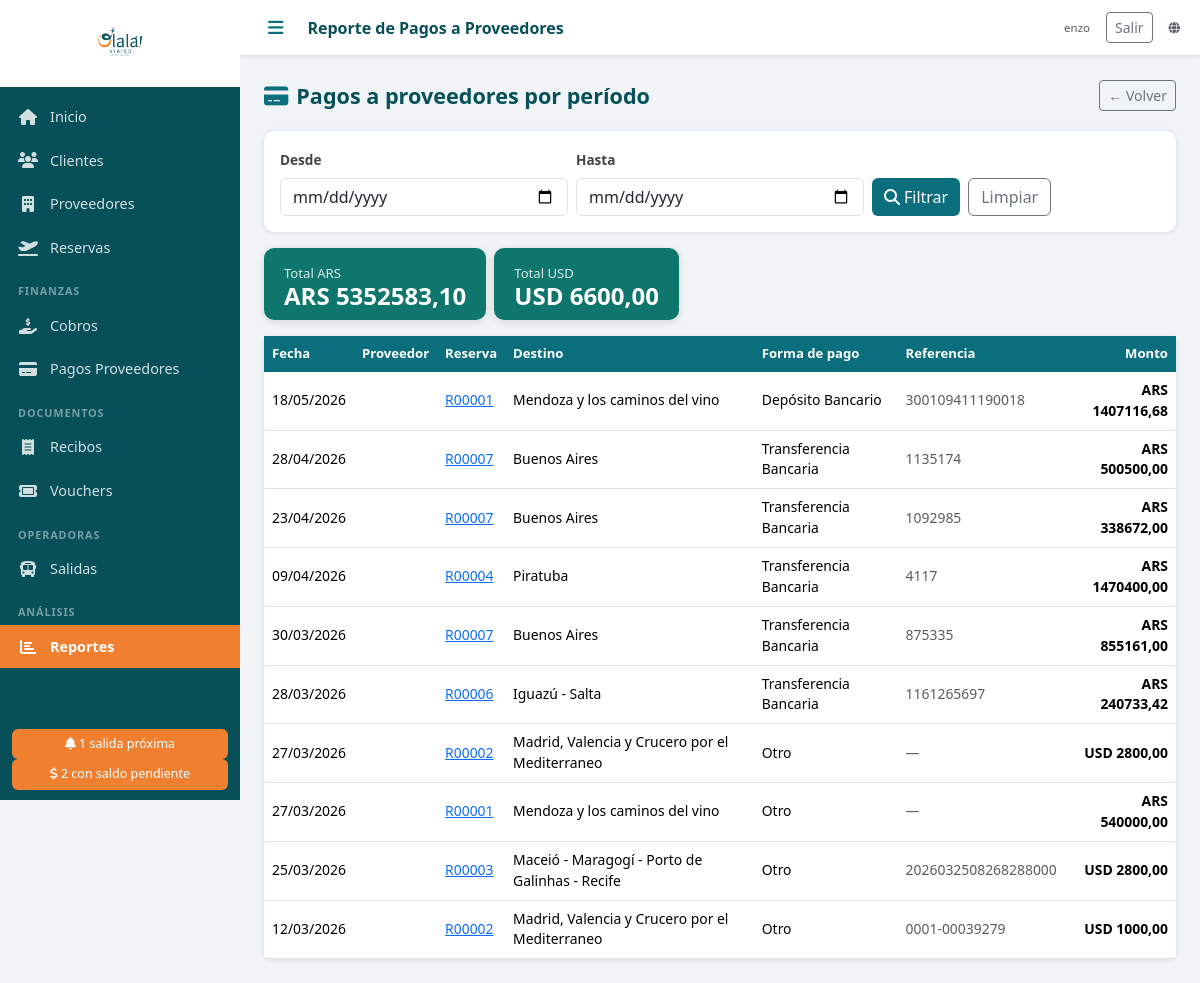
Page /reportes/pagos/ (signed in) on the committed database.
### agencia/models.py (models this page shows, shortened)
class PagoProveedor(models.Model):
    reserva = models.ForeignKey(Reserva, on_delete=models.PROTECT, related_name='pagos_proveedor', verbose_name='Reserva')
    fecha = models.DateField('Fecha')
    monto = models.DecimalField('Monto', max_digits=12, decimal_places=2)
    moneda = models.CharField('Moneda', max_length=3, choices=MONEDAS, default='ARS')
    forma_pago = models.CharField('Forma de pago', max_length=20, choices=FORMAS_PAGO)
    referencia = models.CharField('Referencia / Nro. comprobante', max_length=200, blank=True)
    notas = models.TextField('Notas', blank=True)
    comprobante = models.FileField('Comprobante', upload_to='comprobantes/', blank=True, null=True)
    created_at = models.DateTimeField(auto_now_add=True)
    class Meta:
        verbose_name = 'Pago a Proveedor'
        verbose_name_plural = 'Pagos a Proveedores'
        ordering = ['-fecha']

class Reserva(models.Model):
    ESTADOS = [
        ('PENDIENTE', 'Pendiente'),
        ('CONFIRMADA', 'Confirmada'),
        ('EN_CURSO', 'En curso'),
        ('COMPLETADA', 'Completada'),
        ('CANCELADA', 'Cancelada'),
    ]
    numero = models.CharField('Nro. Reserva', max_length=20, unique=True, blank=True)
    cliente = models.ForeignKey(Cliente, on_delete=models.PROTECT, verbose_name='Cliente titular', related_name='reservas')
    descripcion = models.TextField('Descripción / Observaciones', blank=True)
    destino = models.CharField('Destino', max_length=200)
    fecha_salida = models.DateField('Fecha de salida')
    fecha_regreso = models.DateField('Fecha de regreso', null=True, blank=True)
    pasajeros_adicionales = models.ManyToManyField(
        Cliente, related_name='reservas_como_pasajero',
        blank=True, verbose_name='Pasajeros adicionales'
    )
    precio_venta = models.DecimalField('Precio de venta', max_digits=12, decimal_places=2, default=0)
    moneda_venta = models.CharField('Moneda venta', max_length=3, choices=MONEDAS, default='ARS')
    comision_porcentaje = models.DecimalField('Comisión (%)', max_digits=5, decimal_places=2, default=0)
    estado = models.CharField('Estado', max_length=20, choices=ESTADOS, default='PENDIENTE')
    notas = models.TextField('Notas internas', blank=True)
    created_at = models.DateTimeField(auto_now_add=True)
    updated_at = models.DateTimeField(auto_now=True)
    class Meta:
        verbose_name = 'Reserva'
        verbose_name_plural = 'Reservas'
        ordering = ['fecha_salida']

### agencia/views.py (the view)
# urls.py: path('reportes/pagos/', login_required(views.reporte_pagos), name='reporte_pagos'),
def reporte_pagos(request):
    desde = request.GET.get('desde', '')
    hasta = request.GET.get('hasta', '')
    pagos = PagoProveedor.objects.select_related('reserva__cliente').prefetch_related('reserva__servicios__proveedor').all()
    if desde:
        pagos = pagos.filter(fecha__gte=desde)
    if hasta:
        pagos = pagos.filter(fecha__lte=hasta)
    totales = {}
    for p in pagos:
        totales[p.moneda] = totales.get(p.moneda, Decimal('0')) + p.monto
    return render(request, 'reportes/pagos.html', {
        'pagos': pagos,
        'totales': totales,
        'desde': desde,
        'hasta': hasta,
        'simbolos': SIMBOLOS_MONEDA,
    })

### templates/reportes/pagos.html (shortened to what this page needs)
{% extends 'base.html' %}
{% block topbar_title %}Reporte de Pagos a Proveedores{% endblock %}
{% block content %}
<div class="page-header">
  <h2><i class="fas fa-credit-card me-2 text-teal"></i>Pagos a proveedores por período</h2>
  <a href="{% url 'reportes' %}" class="btn btn-outline-secondary btn-sm">← Volver</a>
</div>
<div class="card mb-3">
  <div class="card-body">
    <form method="get" class="row g-2 align-items-end">
      <div class="col-md-4">
        <label class="form-label">Desde</label>
        <input type="date" name="desde" value="{{ desde }}" class="form-control">
      </div>
      <div class="col-md-4">
        <label class="form-label">Hasta</label>
        <input type="date" name="hasta" value="{{ hasta }}" class="form-control">
      </div>
      <div class="col-md-4 d-flex gap-2">
        <button class="btn btn-teal" type="submit"><i class="fas fa-search me-1"></i>Filtrar</button>
        <a href="{% url 'reporte_pagos' %}" class="btn btn-outline-secondary">Limpiar</a>
      </div>
    </form>
  </div>
</div>
{% if totales %}
<div class="row g-2 mb-3">
  {% for moneda, total in totales.items %}
  <div class="col-auto">
    <div class="stat-card" style="background:#0f766e;padding:12px 20px">
      <div class="stat-label">Total {{ moneda }}</div>
      <div class="stat-number" style="font-size:1.5rem">{{ moneda }} {{ total|floatformat:2 }}</div>
    </div>
  </div>
  {% endfor %}
</div>
{% endif %}
<div class="card">
  <div class="table-responsive">
    <table class="table table-hover mb-0">
      <thead><tr><th>Fecha</th><th>Proveedor</th><th>Reserva</th><th>Destino</th><th>Forma de pago</th><th>Referencia</th><th class="text-end">Monto</th></tr></thead>
      <tbody>
        {% for p in pagos %}
        <tr>
          <td>{{ p.fecha|date:"d/m/Y" }}</td>
          <td>{{ p.reserva.proveedor }}</td>
          <td><a href="{% url 'reserva_detalle' p.reserva.pk %}">{{ p.reserva.numero }}</a></td>
          <td class="small">{{ p.reserva.destino }}</td>
          <td>{{ p.get_forma_pago_display }}</td>
          <td class="small text-muted">{{ p.referencia|default:"—" }}</td>
          <td class="text-end fw-bold moneda-{{ p.moneda }}">{{ p.moneda }} {{ p.monto|floatformat:2 }}</td>
        </tr>
        {% empty %}
        <tr><td colspan="7" class="text-center text-muted py-4">No hay pagos en el período seleccionado.</td></tr>
        {% endfor %}
      </tbody>
    </table>
  </div>
</div>
{% endblock %}

### templates/base.html (shortened to what this page needs)
<!DOCTYPE html>
<html lang="es">
<head>
  {% load static %}
  <link rel="stylesheet" href="https://cdn.jsdelivr.net/npm/bootstrap@5.3.2/dist/css/bootstrap.min.css">
  <link rel="stylesheet" href="https://cdnjs.cloudflare.com/ajax/libs/font-awesome/6.5.0/css/all.min.css">
  <link rel="stylesheet" href="{% static 'css/olala.css' %}">
</head>
<body>
<div class="sidebar" id="sidebar">
  <div class="sidebar-logo">
    <img src="{% static 'img/logo.png' %}" alt="Olalá Viajes" class="logo-img">
  </div>
  <nav class="sidebar-nav">
    <a href="{% url 'dashboard' %}" class="nav-item {% if request.resolver_match.url_name == 'dashboard' %}active{% endif %}">
      <i class="fas fa-home"></i><span>Inicio</span>
    </a>
    <a href="{% url 'clientes_lista' %}" class="nav-item {% if 'cliente' in request.resolver_match.url_name %}active{% endif %}">
      <i class="fas fa-users"></i><span>Clientes</span>
    </a>
    <a href="{% url 'proveedores_lista' %}" class="nav-item {% if 'proveedor' in request.resolver_match.url_name %}active{% endif %}">
      <i class="fas fa-building"></i><span>Proveedores</span>
    </a>
    <a href="{% url 'reservas_lista' %}" class="nav-item {% if 'reserva' in request.resolver_match.url_name %}active{% endif %}">
      <i class="fas fa-plane-departure"></i><span>Reservas</span>
    </a>
    <div class="nav-section">Finanzas</div>
    <a href="{% url 'cobros_lista' %}" class="nav-item {% if 'cobro' in request.resolver_match.url_name %}active{% endif %}">
      <i class="fas fa-hand-holding-dollar"></i><span>Cobros</span>
    </a>
    <a href="{% url 'pagos_proveedor_lista' %}" class="nav-item {% if 'pago_proveedor' in request.resolver_match.url_name %}active{% endif %}">
      <i class="fas fa-credit-card"></i><span>Pagos Proveedores</span>
    </a>
    <div class="nav-section">Documentos</div>
    <a href="{% url 'recibos_lista' %}" class="nav-item {% if 'recibo' in request.resolver_match.url_name %}active{% endif %}">
      <i class="fas fa-receipt"></i><span>Recibos</span>
    </a>
    <a href="{% url 'vouchers_lista' %}" class="nav-item {% if 'voucher' in request.resolver_match.url_name %}active{% endif %}">
      <i class="fas fa-ticket"></i><span>Vouchers</span>
    </a>
    <div class="nav-section">Operadoras</div>
    <a href="{% url 'salidas_lista' %}" class="nav-item {% if 'salida' in request.resolver_match.url_name %}active{% endif %}">
      <i class="fas fa-bus"></i><span>Salidas</span>
    </a>
    <div class="nav-section">Análisis</div>
    <a href="{% url 'reportes' %}" class="nav-item {% if 'reporte' in request.resolver_match.url_name %}active{% endif %}">
      <i class="fas fa-chart-bar"></i><span>Reportes</span>
    </a>
  </nav>
  {% if alertas_salidas > 0 or alertas_saldos > 0 %}
  <div class="sidebar-alerts">
    {% if alertas_salidas > 0 %}
    <a href="{% url 'dashboard' %}" class="alert-badge">
      <i class="fas fa-bell"></i> {{ alertas_salidas }} salida{% if alertas_salidas != 1 %}s{% endif %} próxima{% if alertas_salidas != 1 %}s{% endif %}
    </a>
    {% endif %}
    {% if alertas_saldos > 0 %}
    <a href="{% url 'reporte_saldos' %}" class="alert-badge">
      <i class="fas fa-dollar-sign"></i> {{ alertas_saldos }} con saldo pendiente
    </a>
    {% endif %}
  </div>
  {% endif %}
</div>
<div class="main-content">
  <div class="topbar">
    <button class="btn-menu" onclick="toggleSidebar()"><i class="fas fa-bars"></i></button>
    <div class="topbar-title">{% block topbar_title %}{% endblock %}</div>
    <div class="topbar-right d-flex align-items-center gap-3">
      {% if user.is_authenticated %}
      <span class="text-muted small">{{ user.get_username }}</span>
      <form method="post" action="{% url 'logout' %}" class="d-inline mb-0">
        <button type="submit" class="btn btn-sm btn-outline-secondary">Salir</button>
      </form>
      {% endif %}
      <a href="{% url 'web_publica' %}" class="text-muted small" target="_blank" title="Catálogo público"><i class="fas fa-globe"></i></a>
    </div>
  </div>
  <div class="content-area">
    {% block content %}{% endblock %}
  </div>
</div>
</body>
</html>

### static/css/olala.css (style rules this page uses)
:root { --teal: #0a6e7c; --teal-dark: #074f59; --teal-light: #e0f2f5; --orange: #f08030; --orange-light: #fff3e8; --sidebar-width: 240px; --topbar-height: 56px; }
* { box-sizing: border-box; }
body { margin: 0; font-family: 'Segoe UI', sans-serif; background: #f0f4f6; }
.sidebar { position: fixed; top: 0; left: 0; width: var(--sidebar-width); height: 100vh; background: var(--teal-dark); display: flex; flex-direction: column; z-index: 1000; transition: width 0.25s; overflow-x: hidden; }
.sidebar-logo { padding: 16px 12px; background: white; text-align: center; min-height: 80px; display: flex; align-items: center; justify-content: center; }
.logo-img { max-width: 160px; max-height: 55px; object-fit: contain; }
.sidebar-nav { flex: 1; overflow-y: auto; padding: 8px 0; }
.nav-item { display: flex; align-items: center; gap: 12px; padding: 11px 18px; color: rgba(255,255,255,0.82); text-decoration: none; font-size: 0.9rem; transition: background 0.15s, color 0.15s; white-space: nowrap; }
.nav-item.active { background: var(--orange); color: white; font-weight: 600; }
.nav-item i { width: 20px; text-align: center; font-size: 1rem; flex-shrink: 0; }
.nav-section { padding: 14px 18px 4px; font-size: 0.68rem; text-transform: uppercase; letter-spacing: 0.08em; color: rgba(255,255,255,0.45); font-weight: 600; }
.sidebar-alerts { padding: 10px 12px; }
.alert-badge { display: block; background: var(--orange); color: white; padding: 6px 10px; border-radius: 6px; font-size: 0.78rem; text-decoration: none; text-align: center; }
.main-content { margin-left: var(--sidebar-width); min-height: 100vh; transition: margin-left 0.25s; display: flex; flex-direction: column; }
.topbar { height: var(--topbar-height); background: white; border-bottom: 1px solid #dde3e7; display: flex; align-items: center; padding: 0 20px; gap: 16px; position: sticky; top: 0; z-index: 100; box-shadow: 0 1px 4px rgba(0,0,0,0.07); }
.btn-menu { background: none; border: none; font-size: 1.1rem; color: var(--teal); cursor: pointer; padding: 4px 8px; }
.topbar-title { font-size: 1rem; font-weight: 600; color: var(--teal-dark); flex: 1; }
.topbar-right { font-size: 0.82rem; color: #999; }
.content-area { padding: 24px; flex: 1; }
.card { border: none; border-radius: 10px; box-shadow: 0 1px 6px rgba(0,0,0,0.09); }
.stat-card { border-radius: 10px; padding: 20px 24px; color: white; box-shadow: 0 2px 8px rgba(0,0,0,0.12); }
.stat-card .stat-number { font-size: 2.2rem; font-weight: 700; line-height: 1; }
.stat-card .stat-label { font-size: 0.82rem; opacity: 0.85; margin-top: 4px; }
.text-teal { color: var(--teal) !important; }
.table th { background: var(--teal); color: white; font-weight: 600; font-size: 0.82rem; border: none; }
.table td { font-size: 0.87rem; vertical-align: middle; }
.btn-teal { background: var(--teal); color: white; border: none; }
.moneda-ARS { color: #1a7a3a; font-weight: 600; }
.moneda-USD { color: #1a4a7a; font-weight: 600; }
.page-header { display: flex; align-items: center; justify-content: space-between; margin-bottom: 20px; }
.page-header h2 { margin: 0; color: var(--teal-dark); font-size: 1.35rem; font-weight: 700; }
.form-label { font-weight: 600; font-size: 0.85rem; color: #444; }

### rows in the picture
PagoProveedor: totales "ARS", totales "ARS", fecha "18/05/2026", reserva.numero "R00001", reserva.destino "Mendoza y los caminos del vino", forma_pago "Depósito Bancario", referencia "300109411190018", moneda "ARS", monto "1407116,68"
PagoProveedor: totales "USD", totales "USD", fecha "27/03/2026", reserva.numero "R00002", reserva.destino "Madrid, Valencia y Crucero por el Mediterraneo", forma_pago "Otro", referencia "—", moneda "USD", monto "2800,00"
PagoProveedor: fecha "28/04/2026", reserva.numero "R00007", reserva.destino "Buenos Aires", forma_pago "Transferencia Bancaria", referencia "1135174", moneda "ARS", monto "500500,00"
PagoProveedor: fecha "23/04/2026", reserva.numero "R00007", reserva.destino "Buenos Aires", forma_pago "Transferencia Bancaria", referencia "1092985", moneda "ARS", monto "338672,00"
PagoProveedor: fecha "09/04/2026", reserva.numero "R00004", reserva.destino "Piratuba", forma_pago "Transferencia Bancaria", referencia "4117", moneda "ARS", monto "1470400,00"
PagoProveedor: fecha "30/03/2026", reserva.numero "R00007", reserva.destino "Buenos Aires", forma_pago "Transferencia Bancaria", referencia "875335", moneda "ARS", monto "855161,00"
PagoProveedor: fecha "28/03/2026", reserva.numero "R00006", reserva.destino "Iguazú - Salta", forma_pago "Transferencia Bancaria", referencia "1161265697", moneda "ARS", monto "240733,42"
PagoProveedor: fecha "27/03/2026", reserva.numero "R00001", reserva.destino "Mendoza y los caminos del vino", forma_pago "Otro", referencia "—", moneda "ARS", monto "540000,00"
PagoProveedor: fecha "25/03/2026", reserva.numero "R00003", reserva.destino "Maceió - Maragogí - Porto de Galinhas - Recife", forma_pago "Otro", referencia "2026032508268288000", moneda "USD", monto "2800,00"
PagoProveedor: fecha "12/03/2026", reserva.numero "R00002", reserva.destino "Madrid, Valencia y Crucero por el Mediterraneo", forma_pago "Otro", referencia "0001-00039279", moneda "USD", monto "1000,00"

### other values in the picture
{{ alertas_salidas }} "1"
{{ alertas_saldos }} "2"
{{ user.get_username }} "enzo"
{{ total|floatformat:2 }} "5352583,10" "6600,00"
